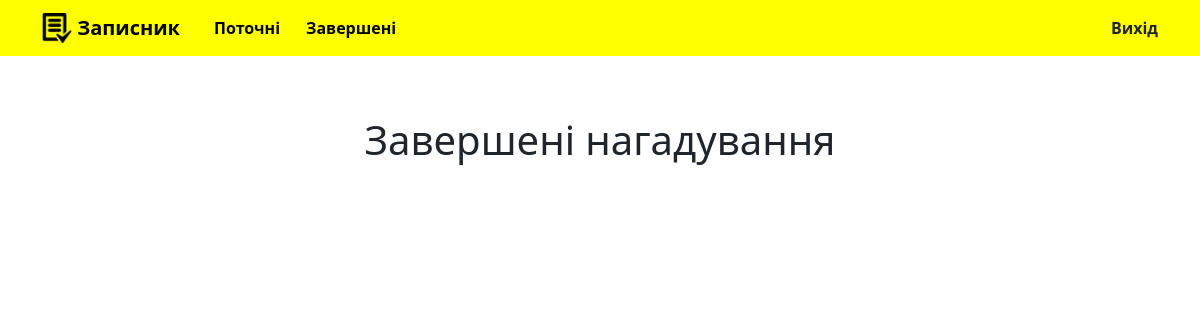
The page /completed/ (signed in) on the database as committed earlier.
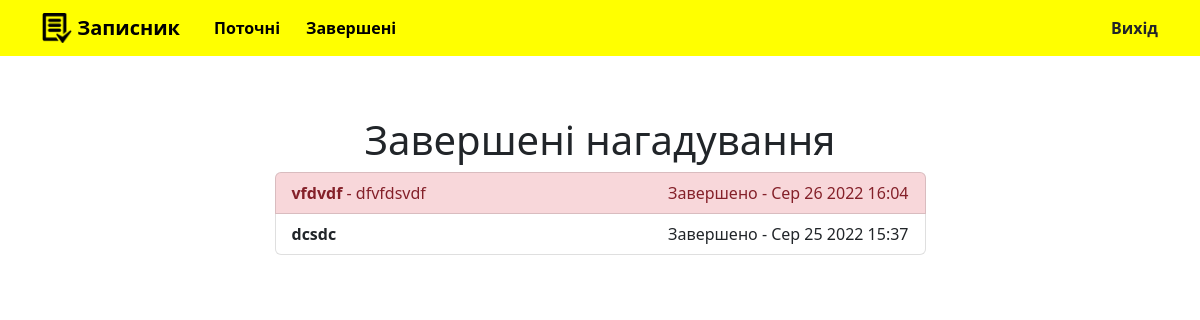
The same page on the database as committed later.
### todo/models.py (models this page shows, shortened)
class Todowoo(models.Model):
    title = models.CharField(max_length=100)
    memo = models.TextField(blank=True)
    created = models.DateTimeField(auto_now_add=True)
    datecompleted = models.DateTimeField(null=True, blank=True)
    important = models.BooleanField(default=False)
    user = models.ForeignKey(User, on_delete=models.CASCADE)

### todo/views.py (the view)
# urls.py: path('completed/', views.completedtodos, name='completedtodos'),
@login_required
def completedtodos(request):
    todos = Todowoo.objects.filter(user=request.user, datecompleted__isnull=False).order_by('-datecompleted')
    return render(request, 'todo/completedtodos.html', {'todos':todos})

### todo/templates/todo/completedtodos.html
{% extends 'todo/base.html' %}
{% block content %}
<div class="d-flex flex-column">
  <div class="d-flex justify-content-center">
    <h1>Завершені нагадування</h1>
  </div>
  <div class="d-flex justify-content-center">
    <div class="list-group col-md-7">
        {% for todo in todos %}
            <a href="{% url 'viewtodo' todo.id %}" class="list-group-item list-group-item-action{% if todo.important %} list-group-item-danger{% endif %} d-flex justify-content-between">
              <div class="completed_todo">
                <b>{{ todo.title }}</b>{% if todo.memo %} - {{ todo.memo|truncatechars:30 }}{% endif %}
              </div>
              <div class="completed_todo">
                Завершено - {{ todo.datecompleted|date:'M j Y H:i' }}
              </div>
            </a>
        {% endfor %}
    </div>
  </div>
</div>
{% endblock %}

Rows that differ between the two databases and show on the page:
added Todowoo: title "vfdvdf", memo "dfvfdsvdf", datecompleted "Сер 26 2022 16:04", important True (drawn)
added Todowoo: title "dcsdc", datecompleted "Сер 25 2022 15:37", important False (drawn)
